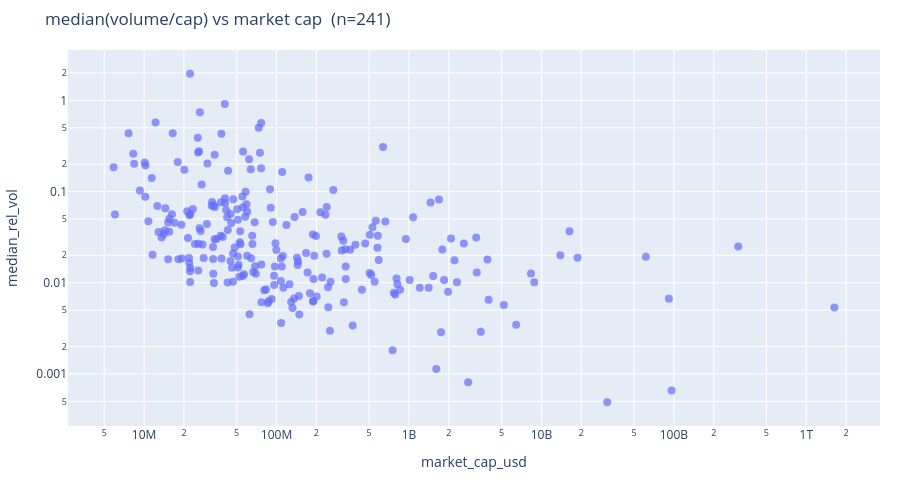
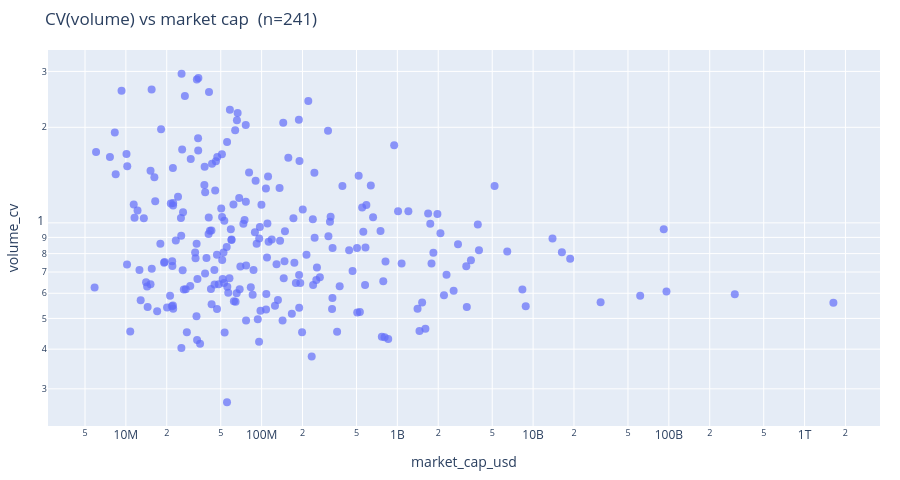
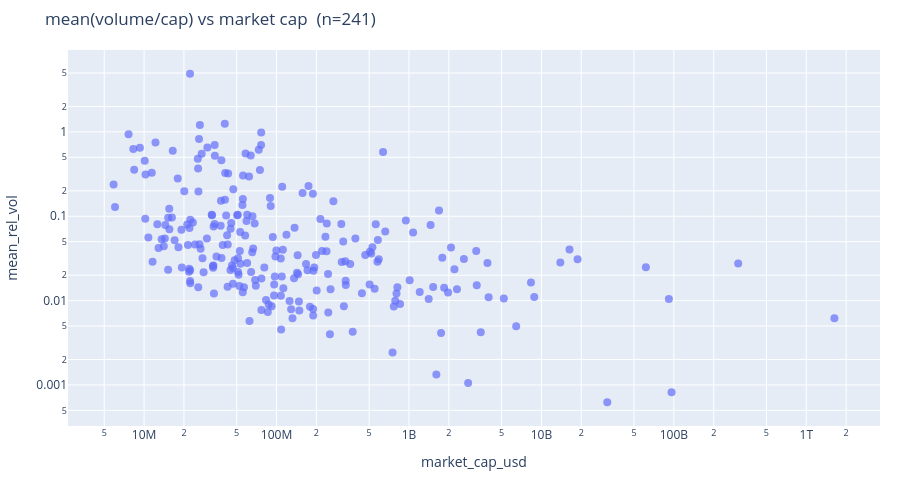

Notebook cell for these charts, in order:
### Markdown cell above
Интерактив: наведите на точку. Тот же plot-set, те же оси.

### Code cell
try:
    import plotly.express as px
except ImportError:
    print("plotly не установлен — пропускаем hover")
else:
    hover = {
        "gecko_name": True,
        "median_rel_vol": ":.4f",
        "mean_rel_vol": ":.4f",
        "volume_cv": ":.3f",
        "median_volume_usd": ":.3s",
        "n_days_both": True,
        "map_method": True,
    }
    specs = [
        ("median_rel_vol", "median(volume/cap)"),
        ("volume_cv", "CV(volume)"),
        ("mean_rel_vol", "mean(volume/cap)"),
    ]
    for y_col, y_name in specs:
        fig = px.scatter(
            plot_df,
            x="market_cap_usd",
            y=y_col,
            hover_name="base_coin",
            hover_data=hover,
            log_x=True,
            log_y=True,
            title=f"{y_name} vs market cap  (n={len(plot_df)})",
        )
        fig.update_traces(marker=dict(size=8, opacity=0.7))
        fig.update_layout(height=480, margin=dict(l=40, r=20, t=50, b=40))
        fig.show()

### Figure 1 — Plotly figure (JSON) as saved in the notebook; plotly's stock layout.template omitted (floating-point values rounded to 4 significant figures; data arrays with more than 128 entries replaced by an {"elided": "..."} marker saying what was removed)
{"data": [{"customdata": {"elided": "241x6 mixed values"}, "hovertemplate": "<b>%{hovertext}</b><br><br>market_cap_usd=%{x}<br>median_rel_vol=%{y:.4f}<br>gecko_name=%{customdata[0]}<br>mean_rel_vol=%{customdata[1]:.4f}<br>volume_cv=%{customdata[2]:.3f}<br>median_volume_usd=%{customdata[3]:.3s}<br>n_days_both=%{customdata[4]}<br>map_method=%{customdata[5]}<extra></extra>", "hovertext": {"elided": "241 str values"}, "legendgroup": "", "marker": {"color": "#636efa", "opacity": 0.7, "size": 8, "symbol": "circle"}, "mode": "markers", "name": "", "orientation": "v", "showlegend": false, "type": "scatter", "x": {"elided": "241 float values"}, "xaxis": "x", "y": {"elided": "241 float values"}, "yaxis": "y"}], "layout": {"height": 480, "legend": {"tracegroupgap": 0}, "margin": {"b": 40, "l": 40, "r": 20, "t": 50}, "title": {"text": "median(volume/cap) vs market cap  (n=241)"}, "xaxis": {"anchor": "y", "domain": [0, 1], "title": {"text": "market_cap_usd"}, "type": "log"}, "yaxis": {"anchor": "x", "domain": [0, 1], "title": {"text": "median_rel_vol"}, "type": "log"}}}

### Figure 2 — Plotly figure (JSON) as saved in the notebook; plotly's stock layout.template omitted (floating-point values rounded to 4 significant figures; data arrays with more than 128 entries replaced by an {"elided": "..."} marker saying what was removed)
{"data": [{"customdata": {"elided": "241x6 mixed values"}, "hovertemplate": "<b>%{hovertext}</b><br><br>market_cap_usd=%{x}<br>volume_cv=%{y:.3f}<br>gecko_name=%{customdata[0]}<br>median_rel_vol=%{customdata[1]:.4f}<br>mean_rel_vol=%{customdata[2]:.4f}<br>median_volume_usd=%{customdata[3]:.3s}<br>n_days_both=%{customdata[4]}<br>map_method=%{customdata[5]}<extra></extra>", "hovertext": {"elided": "241 str values"}, "legendgroup": "", "marker": {"color": "#636efa", "opacity": 0.7, "size": 8, "symbol": "circle"}, "mode": "markers", "name": "", "orientation": "v", "showlegend": false, "type": "scatter", "x": {"elided": "241 float values"}, "xaxis": "x", "y": {"elided": "241 float values"}, "yaxis": "y"}], "layout": {"height": 480, "legend": {"tracegroupgap": 0}, "margin": {"b": 40, "l": 40, "r": 20, "t": 50}, "title": {"text": "CV(volume) vs market cap  (n=241)"}, "xaxis": {"anchor": "y", "domain": [0, 1], "title": {"text": "market_cap_usd"}, "type": "log"}, "yaxis": {"anchor": "x", "domain": [0, 1], "title": {"text": "volume_cv"}, "type": "log"}}}

### Figure 3 — Plotly figure (JSON) as saved in the notebook; plotly's stock layout.template omitted (floating-point values rounded to 4 significant figures; data arrays with more than 128 entries replaced by an {"elided": "..."} marker saying what was removed)
{"data": [{"customdata": {"elided": "241x6 mixed values"}, "hovertemplate": "<b>%{hovertext}</b><br><br>market_cap_usd=%{x}<br>mean_rel_vol=%{y:.4f}<br>gecko_name=%{customdata[0]}<br>median_rel_vol=%{customdata[1]:.4f}<br>volume_cv=%{customdata[2]:.3f}<br>median_volume_usd=%{customdata[3]:.3s}<br>n_days_both=%{customdata[4]}<br>map_method=%{customdata[5]}<extra></extra>", "hovertext": {"elided": "241 str values"}, "legendgroup": "", "marker": {"color": "#636efa", "opacity": 0.7, "size": 8, "symbol": "circle"}, "mode": "markers", "name": "", "orientation": "v", "showlegend": false, "type": "scatter", "x": {"elided": "241 float values"}, "xaxis": "x", "y": {"elided": "241 float values"}, "yaxis": "y"}], "layout": {"height": 480, "legend": {"tracegroupgap": 0}, "margin": {"b": 40, "l": 40, "r": 20, "t": 50}, "title": {"text": "mean(volume/cap) vs market cap  (n=241)"}, "xaxis": {"anchor": "y", "domain": [0, 1], "title": {"text": "market_cap_usd"}, "type": "log"}, "yaxis": {"anchor": "x", "domain": [0, 1], "title": {"text": "mean_rel_vol"}, "type": "log"}}}
